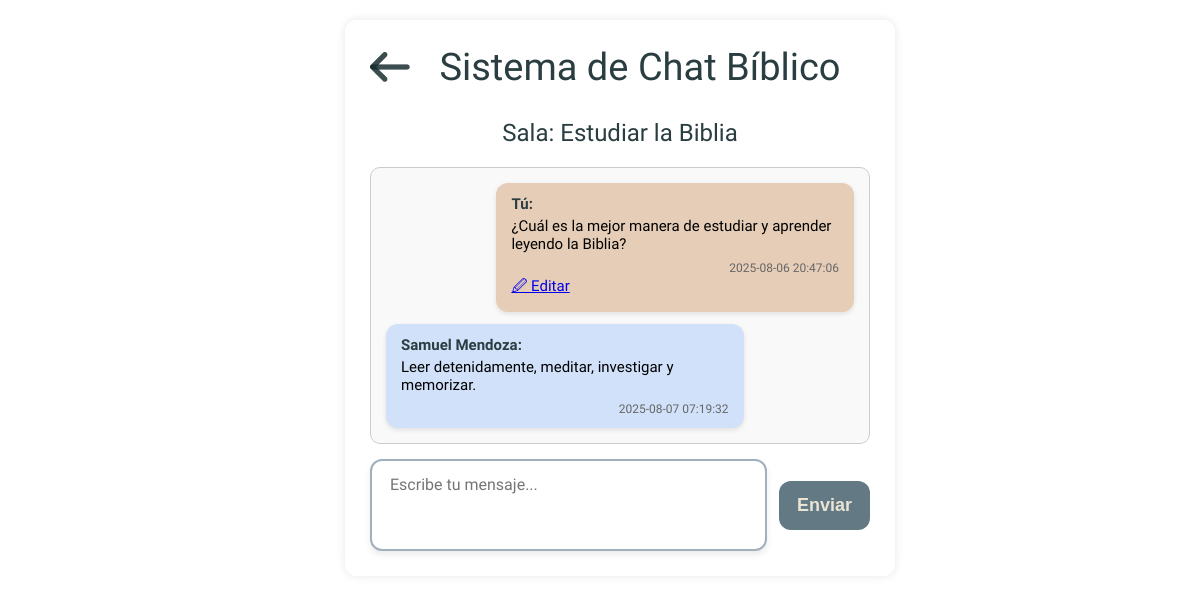
The page /Menu/LiteraturaBiblica/ChatPublico/sala_conversacion.php?sala=Estudiar+la+Biblia (signed in) on the database its author committed.
### tables this page shows
CREATE TABLE `mensajes` (
  `id` int(11) NOT NULL,
  `sala` varchar(100) DEFAULT NULL,
  `nombre` varchar(100) DEFAULT NULL,
  `mensaje` text DEFAULT NULL,
  `fecha` datetime DEFAULT current_timestamp()
);

### Menu/LiteraturaBiblica/ChatPublico/sala_conversacion.php (the view, shortened to what this page needs)
<?php
$host = "sql204.infinityfree.com";
$user = "if0_39714112";
$password = "MWgk9nZD6H0RIl";
$database = "if0_39714112_directorio_asambleas";
$conn = new mysqli($host, $user, $password, $database);
$conn->set_charset("utf8mb4");
$username = $_SESSION['username'];
$sala = $_GET['sala'];
$stmt = $conn->prepare("SELECT id, nombre, mensaje, fecha FROM mensajes WHERE sala = ? ORDER BY fecha ASC");
$stmt->bind_param("s", $sala);
$stmt->execute();
$result = $stmt->get_result();
?>
<!DOCTYPE html>
<html lang="es">
<head>
    <link rel="stylesheet" href="chat.css">
</head>
<body>
<div class="container">
    <div class="chat-box">
        <header class="top-header">
            <button onclick="location.href='salas.php'" class="back-btn" title="Volver"></button>
            <h1>Sistema de Chat Bíblico</h1>
        </header>
        <h2>Sala: <?php echo htmlspecialchars($sala, ENT_QUOTES, 'UTF-8'); ?></h2>
        <div class="mensaje-container">
            <div id="chat-scroll">
                <?php while ($row = $result->fetch_assoc()): ?>
                    <?php
                        $id = $row['id'];
                        $nombre_original = $row['nombre'];
                        $esPropio = $nombre_original === $username;
                        $nombre = htmlspecialchars($nombre_original, ENT_QUOTES | ENT_SUBSTITUTE, 'UTF-8');
                        $mensaje = htmlspecialchars($row['mensaje'], ENT_QUOTES | ENT_SUBSTITUTE, 'UTF-8');
                        $fecha = htmlspecialchars($row['fecha']);
                        $clase = $esPropio ? 'mensaje propio' : 'mensaje';
                    ?>
                    <div class="<?= $clase ?>">
                        <span class="nombre"><?php echo $esPropio ? 'Tú' : $nombre; ?>:</span>
                        <span><?= nl2br($mensaje); ?></span>
                        <span class="fecha"><?= $fecha; ?></span>
                        <?php if ($esPropio): ?>
                            <a href="#" class="editar-link" data-id="<?= $id ?>" data-mensaje="<?= htmlspecialchars($row['mensaje'], ENT_QUOTES, 'UTF-8') ?>">🖉 Editar</a>
                        <?php endif; ?>
                    </div>
                <?php endwhile; ?>
            </div>
            <form class="formulario-chat" method="POST">
                <textarea name="mensaje" rows="2" placeholder="Escribe tu mensaje..." required></textarea>
                <button type="submit">Enviar</button>
            </form>
        </div>
    </div>
</div>
</body>
</html>

### Menu/LiteraturaBiblica/ChatPublico/chat.css (style rules this page uses)
html, body { overflow-y: scroll; scrollbar-width: none; }
html, body { height: 100%; margin: 0; padding: 0; font-family: 'Sansation', sans-serif; }
body::before { content: ""; position: fixed; top: 0; left: 0; width: 100%; height: 100%; background-image: url('iconos/Fonfo_Mapa_Color.png'); background-size: cover; background-repeat: no-repeat; background-position: top center; opacity: 0.7; z-index: -1; }
body { overflow-x: hidden; overflow-y: auto; position: relative; background-color: #fff; }
.container { display: flex; flex-direction: column; align-items: center; justify-content: center; width: 100%; padding: 20px; }
.chat-box { width: 100%; max-width: 500px; background: rgba(255,255,255,0.95); padding: 25px; border-radius: 12px; box-shadow: 0 0 10px rgba(0,0,0,0.1); margin: 0 auto; }
.top-header { display: flex; align-items: center; justify-content: center; margin-bottom: 30px; }
.top-header h1 { font-family: 'Oleo Script', cursive; font-weight: normal; font-size: 38px; color: #2a3e42; margin: 0 auto; }
.back-btn { background-image: url('iconos/Retorno.png'); background-size: contain; background-repeat: no-repeat; background-position: center; background-color: transparent; border: none; width: 40px; height: 40px; cursor: pointer; transition: transform 0.3s ease; }
.container h2 { font-family: 'Oleo Script', cursive; font-size: 24px; color: #2a3e42; margin-bottom: 20px; text-align: center; font-weight: normal; }
#chat-scroll { max-height: 250px; overflow-y: auto; padding: 15px; border: 1px solid #ccc; background: #f9f9f9; border-radius: 10px; font-size: 15px; display: flex; flex-direction: column; gap: 12px; }
.mensaje { max-width: 70%; padding: 12px 15px; border-radius: 12px; background-color: #d0e1f9; box-shadow: 0 2px 5px rgba(0, 0, 0, 0.1); position: relative; align-self: flex-start; word-break: break-word; }
.mensaje.propio { background-color: #b2d8b2; align-self: flex-end; }
.mensaje .nombre { font-weight: bold; color: #2a3e42; display: block; margin-bottom: 4px; }
.mensaje .fecha { font-size: 0.8em; color: #666; text-align: right; display: block; margin-top: 8px; }
.formulario-chat { display: flex; margin-top: 15px; gap: 10px; }
.formulario-chat textarea { flex: 1; border-radius: 10px; padding: 10px; border: 1px solid #ccc; font-family: inherit; resize: none; min-height: 60px; }
.formulario-chat button { background: #007bff; color: #EAE4D5; border: none; padding: 10px 18px; border-radius: 10px; font-weight: bold; cursor: pointer; transition: background 0.3s; }
.formulario-chat { display: flex; gap: 12px; align-items: center; }
.formulario-chat textarea { flex: 1; resize: none; padding: 14px 18px; font-size: 16px; border: 2px solid #A2B0BE; border-radius: 12px; box-shadow: 0 4px 6px rgba(0,0,0,0.08); font-family: 'Sansation', sans-serif; outline: none; }
.formulario-chat button { background-color: #637983; border: none; padding: 14px 18px; border-radius: 12px; color: #EAE4D5; font-size: 18px; font-weight: bold; cursor: pointer; transition: background 0.3s ease; }

### rows shown on the page
mensajes: nombre "Tú", mensaje "¿Cuál es la mejor manera de estudiar y aprender leyendo la Biblia?", fecha "2025-08-06 20:47:06"
mensajes: nombre "Samuel Mendoza", mensaje "Leer detenidamente, meditar, investigar y memorizar.", fecha "2025-08-07 07:19:32"

### other values the page prints
$sala "Estudiar la Biblia"
